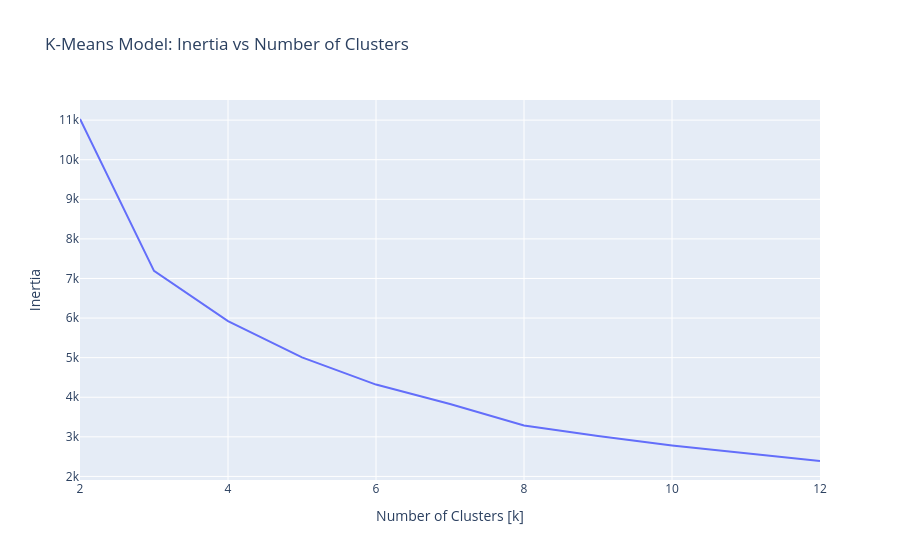

Here is the notebook cell this chart was saved with:
### Markdown cell above
**Task 6.3.13:** Use plotly express to create a line plot that shows the values of `inertia_errors` as a function of `n_clusters`. Be sure to label your x-axis `"Number of Clusters"`, your y-axis `"Inertia"`, and use the title `"K-Means Model: Inertia vs Number of Clusters"`.

- [What's a line plot?](../%40textbook/07-visualization-pandas.ipynb#Line-Plots)
- [Create a line plot in plotly express.](../%40textbook/07-visualization-pandas.ipynb#Line-Plots)

### Code cell
# Create line plot of `inertia_errors` vs `n_clusters`
fig = px.line(
    x=n_clusters, y=inertia_errors, title="K-Means Model: Inertia vs Number of Clusters"
)


fig.update_layout(xaxis_title="Number of Clusters [k]", yaxis_title="Inertia")
fig.show()

### Figure 1 — Plotly figure (JSON) as saved in the notebook; plotly's stock layout.template omitted (floating-point values rounded to 4 significant figures)
{"data": [{"hovertemplate": "x=%{x}<br>y=%{y}<extra></extra>", "legendgroup": "", "line": {"color": "#636efa", "dash": "solid"}, "marker": {"symbol": "circle"}, "mode": "lines", "name": "", "orientation": "v", "showlegend": false, "type": "scatter", "x": [2, 3, 4, 5, 6, 7, 8, 9, 10, 11, 12], "xaxis": "x", "y": [11030.0, 7191.0, 5923.0, 5008.0, 4320.0, 3829.0, 3287.0, 3020.0, 2783.0, 2578.0, 2390.0], "yaxis": "y"}], "layout": {"legend": {"tracegroupgap": 0}, "title": {"text": "K-Means Model: Inertia vs Number of Clusters"}, "xaxis": {"anchor": "y", "domain": [0, 1], "title": {"text": "Number of Clusters [k]"}}, "yaxis": {"anchor": "x", "domain": [0, 1], "title": {"text": "Inertia"}}}}
